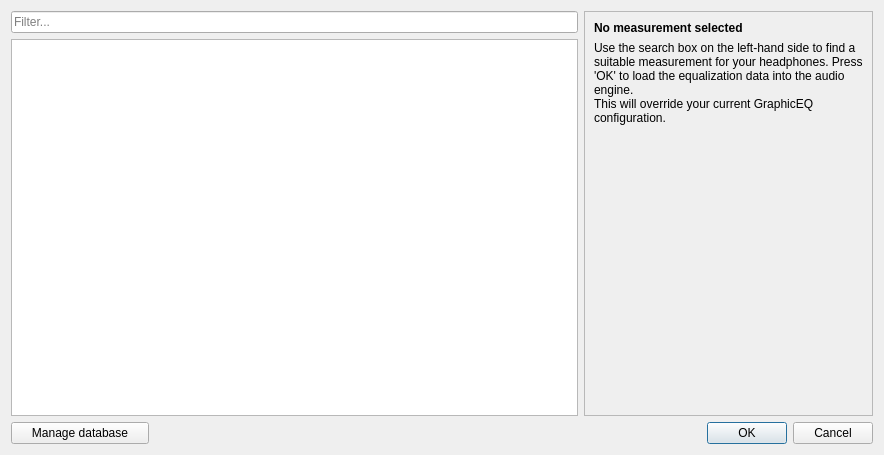
<?xml version="1.0" encoding="UTF-8"?>
<ui version="4.0">
 <class>AeqSelector</class>
 <widget class="QDialog" name="AeqSelector">
  <property name="geometry">
   <rect>
    <x>0</x>
    <y>0</y>
    <width>884</width>
    <height>455</height>
   </rect>
  </property>
  <property name="windowTitle">
   <string>AutoEQ Database</string>
  </property>
  <layout class="QVBoxLayout" name="verticalLayout">
   <item>
    <layout class="QHBoxLayout" name="mainContentLayout" stretch="6,0">
     <item>
      <widget class="QStackedWidget" name="stackedWidget">
       <property name="frameShape">
        <enum>QFrame::NoFrame</enum>
       </property>
       <property name="frameShadow">
        <enum>QFrame::Plain</enum>
       </property>
       <property name="currentIndex">
        <number>0</number>
       </property>
       <widget class="QWidget" name="stackedWidgetPage1">
        <layout class="QVBoxLayout" name="verticalLayout_3">
         <property name="spacing">
          <number>6</number>
         </property>
         <property name="leftMargin">
          <number>0</number>
         </property>
         <property name="topMargin">
          <number>0</number>
         </property>
         <property name="rightMargin">
          <number>0</number>
         </property>
         <property name="bottomMargin">
          <number>0</number>
         </property>
         <item>
          <layout class="QHBoxLayout" name="searchBoxLayout">
           <property name="topMargin">
            <number>0</number>
           </property>
           <item>
            <widget class="QLineEdit" name="searchInput">
             <property name="placeholderText">
              <string>Filter...</string>
             </property>
            </widget>
           </item>
          </layout>
         </item>
         <item>
          <widget class="CListView" name="list">
           <property name="editTriggers">
            <set>QAbstractItemView::NoEditTriggers</set>
           </property>
           <property name="showDropIndicator" stdset="0">
            <bool>false</bool>
           </property>
           <property name="dragEnabled">
            <bool>false</bool>
           </property>
           <property name="dragDropOverwriteMode">
            <bool>false</bool>
           </property>
           <property name="dragDropMode">
            <enum>QAbstractItemView::DragOnly</enum>
           </property>
           <property name="defaultDropAction">
            <enum>Qt::IgnoreAction</enum>
           </property>
           <property name="alternatingRowColors">
            <bool>true</bool>
           </property>
           <property name="movement">
            <enum>QListView::Free</enum>
           </property>
           <property name="uniformItemSizes">
            <bool>false</bool>
           </property>
           <property name="wordWrap">
            <bool>false</bool>
           </property>
          </widget>
         </item>
        </layout>
       </widget>
       <widget class="QWidget" name="stackedWidgetPage2">
        <layout class="QVBoxLayout" name="verticalLayout_4">
         <property name="leftMargin">
          <number>0</number>
         </property>
         <property name="topMargin">
          <number>0</number>
         </property>
         <property name="rightMargin">
          <number>0</number>
         </property>
         <property name="bottomMargin">
          <number>0</number>
         </property>
         <item>
          <widget class="QFrame" name="frame_2">
           <property name="frameShape">
            <enum>QFrame::StyledPanel</enum>
           </property>
           <property name="frameShadow">
            <enum>QFrame::Raised</enum>
           </property>
           <layout class="QVBoxLayout" name="verticalLayout_6">
            <item>
             <widget class="QGroupBox" name="groupBox">
              <property name="title">
               <string>Local database version</string>
              </property>
              <layout class="QVBoxLayout" name="verticalLayout_5">
               <item>
                <layout class="QFormLayout" name="formLayout">
                 <item row="0" column="0">
                  <widget class="QLabel" name="label">
                   <property name="text">
                    <string>Checked out at commit:</string>
                   </property>
                  </widget>
                 </item>
                 <item row="0" column="1">
                  <widget class="QLabel" name="db_commit">
                   <property name="text">
                    <string>deadbeef0123456</string>
                   </property>
                  </widget>
                 </item>
                 <item row="1" column="0">
                  <widget class="QLabel" name="label_2">
                   <property name="text">
                    <string>Last commit created at:</string>
                   </property>
                  </widget>
                 </item>
                 <item row="1" column="1">
                  <widget class="QLabel" name="db_committime">
                   <property name="text">
                    <string>2021/12/11 00:00:00</string>
                   </property>
                  </widget>
                 </item>
                 <item row="2" column="0">
                  <widget class="QLabel" name="label_3">
                   <property name="text">
                    <string>Package generated at:</string>
                   </property>
                  </widget>
                 </item>
                 <item row="2" column="1">
                  <widget class="QLabel" name="db_uploadtime">
                   <property name="text">
                    <string>2021/12/11 00:00:00</string>
                   </property>
                  </widget>
                 </item>
                </layout>
               </item>
              </layout>
             </widget>
            </item>
            <item>
             <spacer name="verticalSpacer">
              <property name="orientation">
               <enum>Qt::Vertical</enum>
              </property>
              <property name="sizeHint" stdset="0">
               <size>
                <width>20</width>
                <height>132</height>
               </size>
              </property>
             </spacer>
            </item>
            <item>
             <widget class="QCommandLinkButton" name="updateButton">
              <property name="text">
               <string>Update database</string>
              </property>
              <property name="icon">
               <iconset theme="xxxxxxxxx">
                <normaloff>.</normaloff>.</iconset>
              </property>
              <property name="autoDefault">
               <bool>false</bool>
              </property>
              <property name="description">
               <string>Download latest AutoEQ package</string>
              </property>
             </widget>
            </item>
            <item>
             <widget class="QCommandLinkButton" name="deleteButton">
              <property name="text">
               <string>Delete database</string>
              </property>
              <property name="icon">
               <iconset theme="xxxxxxxxx">
                <normaloff>.</normaloff>.</iconset>
              </property>
              <property name="autoDefault">
               <bool>false</bool>
              </property>
              <property name="description">
               <string>Cleanup local database and exit</string>
              </property>
             </widget>
            </item>
           </layout>
          </widget>
         </item>
        </layout>
       </widget>
      </widget>
     </item>
     <item>
      <widget class="QFrame" name="frame">
       <property name="frameShape">
        <enum>QFrame::StyledPanel</enum>
       </property>
       <property name="frameShadow">
        <enum>QFrame::Raised</enum>
       </property>
       <layout class="QVBoxLayout" name="verticalLayout_2" stretch="0">
        <property name="leftMargin">
         <number>0</number>
        </property>
        <property name="topMargin">
         <number>0</number>
        </property>
        <property name="rightMargin">
         <number>0</number>
        </property>
        <property name="bottomMargin">
         <number>0</number>
        </property>
        <item>
         <widget class="QStackedWidget" name="previewStack">
          <property name="currentIndex">
           <number>0</number>
          </property>
          <widget class="QWidget" name="page">
           <layout class="QVBoxLayout" name="verticalLayout_7">
            <item>
             <widget class="QLabel" name="title">
              <property name="font">
               <font>
                <weight>75</weight>
                <bold>true</bold>
               </font>
              </property>
              <property name="text">
               <string>No measurement selected</string>
              </property>
             </widget>
            </item>
            <item>
             <widget class="QLabel" name="group">
              <property name="text">
               <string>Use the search box on the left-hand side to find a suitable measurement for your headphones. Press 'OK' to load the equalization data into the audio engine.
This will override your current GraphicEQ configuration.</string>
              </property>
              <property name="wordWrap">
               <bool>true</bool>
              </property>
             </widget>
            </item>
            <item>
             <spacer name="verticalSpacer_2">
              <property name="orientation">
               <enum>Qt::Vertical</enum>
              </property>
              <property name="sizeHint" stdset="0">
               <size>
                <width>20</width>
                <height>40</height>
               </size>
              </property>
             </spacer>
            </item>
           </layout>
          </widget>
          <widget class="QWidget" name="page_2">
           <layout class="QVBoxLayout" name="verticalLayout_8">
            <property name="leftMargin">
             <number>0</number>
            </property>
            <property name="topMargin">
             <number>0</number>
            </property>
            <property name="rightMargin">
             <number>0</number>
            </property>
            <property name="bottomMargin">
             <number>0</number>
            </property>
            <item>
             <widget class="AeqPreviewPlot" name="preview" native="true"/>
            </item>
           </layout>
          </widget>
         </widget>
        </item>
       </layout>
      </widget>
     </item>
    </layout>
   </item>
   <item>
    <layout class="QHBoxLayout" name="horizontalLayout" stretch="1,4,1">
     <property name="topMargin">
      <number>0</number>
     </property>
     <item>
      <widget class="QPushButton" name="manageDatabase">
       <property name="minimumSize">
        <size>
         <width>130</width>
         <height>0</height>
        </size>
       </property>
       <property name="text">
        <string>Manage database</string>
       </property>
      </widget>
     </item>
     <item>
      <spacer name="horizontalSpacer">
       <property name="orientation">
        <enum>Qt::Horizontal</enum>
       </property>
       <property name="sizeHint" stdset="0">
        <size>
         <width>40</width>
         <height>20</height>
        </size>
       </property>
      </spacer>
     </item>
     <item>
      <widget class="QDialogButtonBox" name="buttonBox">
       <property name="orientation">
        <enum>Qt::Horizontal</enum>
       </property>
       <property name="standardButtons">
        <set>QDialogButtonBox::Cancel|QDialogButtonBox::Ok</set>
       </property>
       <property name="centerButtons">
        <bool>false</bool>
       </property>
      </widget>
     </item>
    </layout>
   </item>
  </layout>
 </widget>
 <customwidgets>
  <customwidget>
   <class>CListView</class>
   <extends>QListView</extends>
   <header>interface/CListView.h</header>
  </customwidget>
  <customwidget>
   <class>AeqPreviewPlot</class>
   <extends>QWidget</extends>
   <header>AeqPreviewPlot.h</header>
   <container>1</container>
  </customwidget>
 </customwidgets>
 <resources/>
 <connections/>
</ui>
